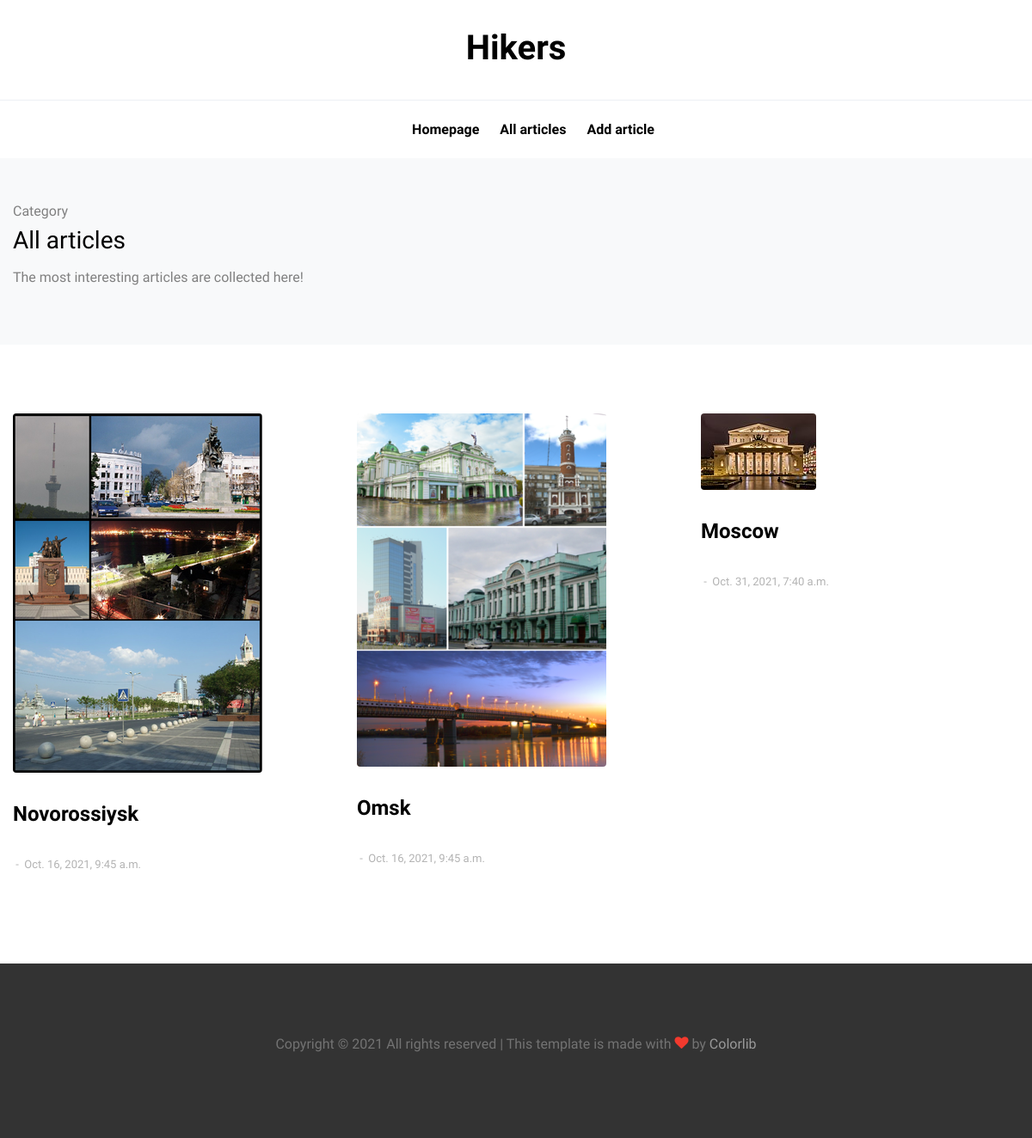
The app's page /articles/ with its own data.
### articles/models.py (models this page shows, shortened)
class Article(models.Model):
    article_name = models.CharField(max_length = 100)
    article_text = models.TextField(max_length = 10000)
    article_date = models.DateTimeField('date published', null=True)
    article_img = models.ImageField(upload_to='articles', null=True, blank=True)

### articles/views.py (the view)
# urls.py: path('', views.main_page, name='index'),
def main_page(request):
    art_all = Article.objects.all()
    return render(request, 'articles/category.html', {'articles':art_all})

### articles/templates/articles/category.html (shortened to what this page needs)
{% extends "articles/base.html" %}
{% block content %}
  <div class="site-wrap">
    <div class="py-5 bg-light">
      <div class="container">
        <div class="row">
          <div class="col-md-6">
            <span>Category</span>
            <h3>All articles</h3>
            <p>The most interesting articles are collected here!</p>
          </div>
        </div>
      </div>
    </div>
    <div class="site-section bg-white">
      <div class="container">
        <div class="row">
          {% for article in articles.all%}
          <div class="col-lg-4 mb-4">
            <div class="entry2">
              <a href="{% url 'articles:article' id=article.id %}"><img src={{article.article_img.url}} alt="Image" class="img-fluid rounded"></a>
              <div class="excerpt">
              <h2><a href="{% url 'articles:article' id=article.id %}">{{article.article_name}}</a></h2>
              <div class="post-meta align-items-center text-left clearfix">
                <span>&nbsp;-&nbsp; {{article.article_date}}</span>
              </div>
              </div>
            </div>
          </div>
        {% endfor %}
        </div>
    </div>
  </div>
{% endblock %}

### articles/templates/articles/base.html (shortened to what this page needs)
<!DOCTYPE html>
<html lang="en">
  <head>
    {% load static %}
    <link rel="stylesheet" href="{% static "articles/fonts/icomoon/style.css" %}">
    <link rel="stylesheet" href="{% static "articles/css/bootstrap.min.css" %}">
    <link rel="stylesheet" href="{% static "articles/css/magnific-popup.css" %}">
    <link rel="stylesheet" href="{% static "articles/css/jquery-ui.css" %}">
    <link rel="stylesheet" href="{% static "articles/css/owl.carousel.min.css" %}">
    <link rel="stylesheet" href="{% static "articles/css/owl.theme.default.min.css" %}">
    <link rel="stylesheet" href="{% static "articles/css/bootstrap-datepicker.css" %}">
    <link rel="stylesheet" href="{% static "articles/fonts/flaticon/font/flaticon.css" %}">
    <link rel="stylesheet" href="{% static "articles/css/aos.css" %}">
    <link rel="stylesheet" href="{% static "articles/css/style.css" %}">
  </head>
  <body>
  <div class="site-wrap">
    <header class="site-navbar pt-3" role="banner">
      <div class="container-fluid">
        <div class="row align-items-center">
          <div class="col-6 col-xl-6 logo">
            <h1 class="mb-0"><a href="index.html" class="text-black h2 mb-0">Hikers</a></h1>
          </div>
           <div class="col-12 d-none d-xl-block border-top">
            <nav class="site-navigation text-center " role="navigation">
              <ul class="site-menu js-clone-nav mx-auto d-none d-lg-block mb-0">
                <li><a href="{% url 'home' %}">Homepage</a></li>
                <li><a href="{% url 'articles:index' %}">All articles</a></li>
                <li><a href="{% url 'articles:article_add' %}">Add article</a></li>
              </ul>
            </nav>
          </div>
        </div>
      </div>
    </header>
  </div>
   {% block content %} {% endblock %}
      <div class="site-footer">
      <div class="container">
        <div class="row">
          <div class="col-12 text-center">
            <p>
              Copyright &copy; <script>document.write(new Date().getFullYear());</script> All rights reserved | This template is made with <i class="icon-heart text-danger" aria-hidden="true"></i> by <a href="https://colorlib.com" target="_blank" >Colorlib</a>
              </p>
          </div>
        </div>
      </div>
    </div>
  </body>
</html>

### articles/static/articles/css/style.css (style rules this page uses)
body { line-height: 1.7; color: gray; font-weight: 300; font-size: 1rem; background: #fff; font-family: "Muli", -apple-system, BlinkMacSystemFont, "Segoe UI", Roboto, "Helvetica Neue", Arial, sans-serif, "Apple Color Emoji", "Segoe UI Emoji", "Segoe UI Symbol", "Noto Color Emoji"; }
a { -webkit-transition: .3s all ease; -o-transition: .3s all ease; transition: .3s all ease; color: #2f89fc; }
h1, h2, h3, h4, h5, .h1, .h2, .h3, .h4, .h5 { font-family: "Muli", -apple-system, BlinkMacSystemFont, "Segoe UI", Roboto, "Helvetica Neue", Arial, sans-serif, "Apple Color Emoji", "Segoe UI Emoji", "Segoe UI Symbol", "Noto Color Emoji"; line-height: 1.5; color: #000; }
.text-black { color: #000 !important; }
.site-wrap:before { -webkit-transition: .3s all ease-in-out; -o-transition: .3s all ease-in-out; transition: .3s all ease-in-out; background: rgba(0, 0, 0, 0.6); content: ""; position: absolute; z-index: 2000; top: 0; left: 0; right: 0; bottom: 0; opacity: 0; visibility: hidden; }
.site-section { padding: 2.5em 0; }
@media (min-width: 768px) { .site-section { padding: 5em 0; } }
.border-top { border-top: 1px solid #edf0f5 !important; }
.site-footer { padding: 4em 0; background: #333333; }
@media (min-width: 768px) { .site-footer { padding: 5em 0; } }
.site-footer p { color: #737373; }
.site-footer a { color: #999999; }
.site-navbar { margin-bottom: 0px; z-index: 1999; position: relative; width: 100%; background: #fff; }
.site-navbar .site-navigation .site-menu { margin-bottom: 0; }
.site-navbar .site-navigation .site-menu a { text-decoration: none !important; display: inline-block; }
.site-navbar .site-navigation .site-menu > li { display: inline-block; padding: 10px 10px; }
.site-navbar .site-navigation .site-menu > li > a { padding: 10px 0px; font-weight: 700; color: #000; text-decoration: none !important; }
.container { max-width: 1200px; }
.post-meta { font-size: 13px; color: #b3b3b3; }
@media (min-width: 1200px) { .site-navbar .logo { left: 50%; -webkit-transform: translateX(-50%); -ms-transform: translateX(-50%); transform: translateX(-50%); text-align: center; margin-bottom: 30px; margin-top: 10px; } }
.site-navbar .logo a { font-weight: 900; font-size: 40px; }
.entry2 img { margin-bottom: 30px; }
.entry2 h2 { font-size: 24px; margin-bottom: 30px; font-weight: 700; }
.entry2 h2 a { color: #000; }
.entry2 .post-meta { color: #b3b3b3; font-size: 13px; width: 100%; display: block; }

### records on screen
Article: article_img (picture), article_name "Novorossiysk", article_date "Oct. 16, 2021, 9:45 a.m."
Article: article_img (picture), article_name "Omsk", article_date "Oct. 16, 2021, 9:45 a.m."
Article: article_img (picture), article_name "Moscow", article_date "Oct. 31, 2021, 7:40 a.m."
